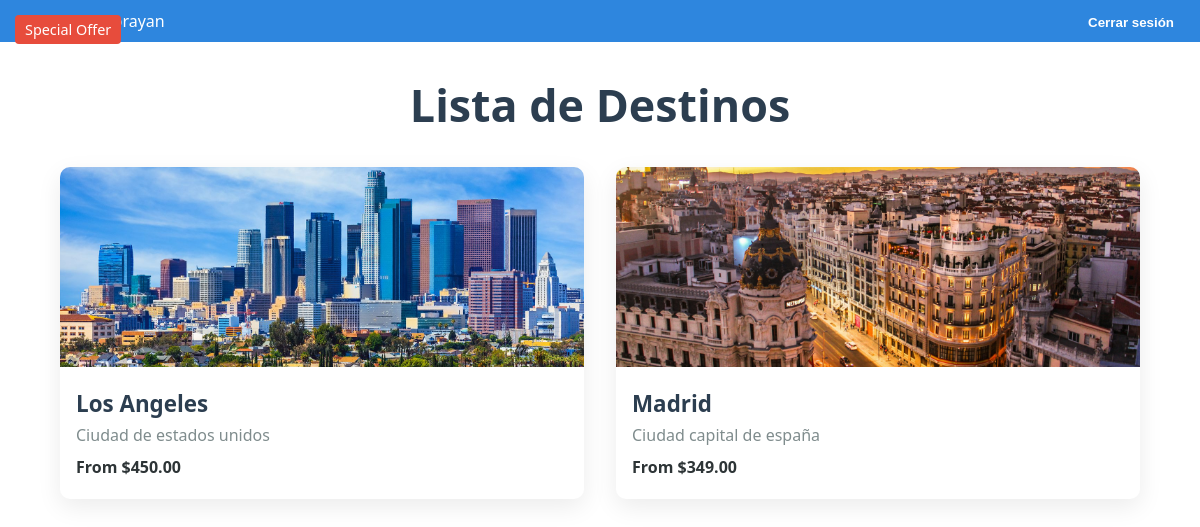
Before: /destinos/ (signed in) with the older database file.
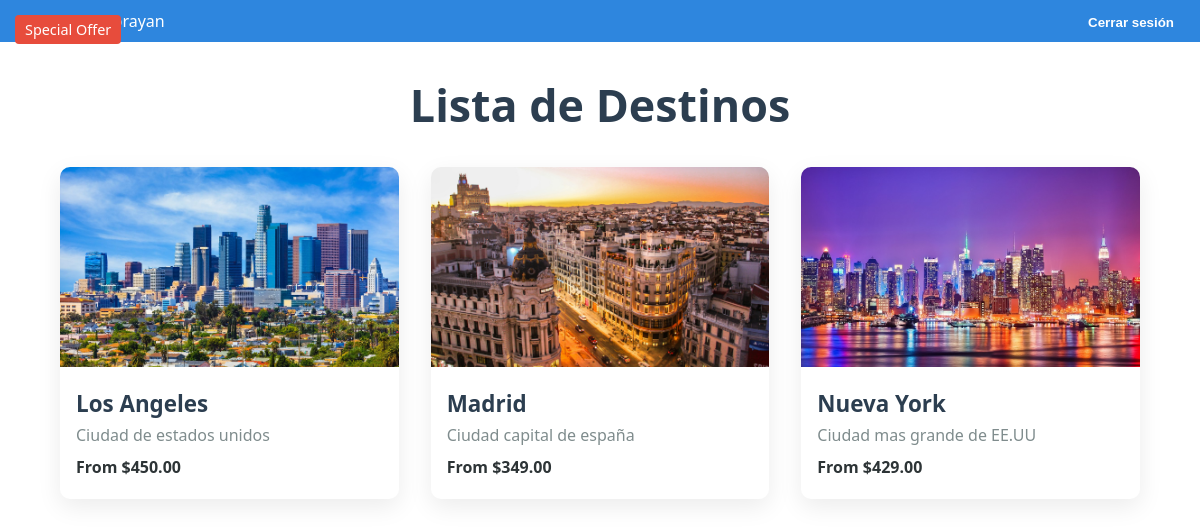
After: the same page with the newer database file.
### destinos/models.py (models this page shows, shortened)
class DestinoTuristico(models.Model):
    nombreCiudad = models.CharField(max_length=100)
    descripcionCiudad = models.TextField()
    imagenCiudad = models.ImageField(upload_to='imagenes_destinos/')
    precioTour = models.DecimalField(max_digits=10, decimal_places=2)
    ofertaTour = models.BooleanField(default=False)

### destinos/views.py (the view)
# urls.py: path('destinos/', views.lista_destinos, name='lista_destinos'),
@login_required
def lista_destinos(request):
    destinos = DestinoTuristico.objects.all()
    return render(request, 'destinos/lista_destinos.html', {'destinos': destinos})

### destinos/templates/destinos/lista_destinos.html (shortened to what this page needs)
{% load static %}
<!DOCTYPE html>
<html lang="es">
<head>
    <link rel="stylesheet" href="{% static 'css/estilos.css' %}">
</head>
<body>
{% if user.is_authenticated %}
    <div style="background: #2e86de; color: white; padding: 10px 20px; display: flex; justify-content: space-between; align-items: center;">
        <span>Bienvenido, {{ user.username }}</span>
        <form method="post" action="{% url 'logout' %}">
            <button type="submit" style="background: transparent; border: none; color: white; font-weight: bold; cursor: pointer;">Cerrar sesión</button>
        </form>
    </div>
{% endif %}
    <h1>Lista de Destinos</h1>
    <div class="container">
        <div class="grid">
            {% for destino in destinos %}
                <div class="card">
                    {% if destino.imagenCiudad %}
                        <img src="{{ destino.imagenCiudad.url }}" alt="{{ destino.nombreCiudad }}">
                    {% endif %}
                    <div class="card-body">
                        {% if destino.ofertaTour %}
                            <div class="oferta">Special Offer</div>
                        {% endif %}
                        <h3>{{ destino.nombreCiudad }}</h3>
                        <p>{{ destino.descripcionCiudad }}</p>
                        <p class="precio">From ${{ destino.precioTour }}</p>
                    </div>
                </div>
            {% endfor %}
        </div>
    </div>
</body>
</html>

### destinos/static/css/estilos.css (style rules this page uses)
body { font-family: 'Segoe UI', sans-serif; margin: 0; padding: 0; background: #fff; color: #333; }
h1 { text-align: center; font-size: 2.8rem; margin-top: 2rem; color: #2c3e50; }
.container { width: 90%; max-width: 1200px; margin: 2rem auto; }
.grid { display: grid; grid-template-columns: repeat(auto-fit, minmax(280px, 1fr)); gap: 2rem; }
.card { background: #fff; border: none; box-shadow: 0 8px 24px rgba(0, 0, 0, 0.08); border-radius: 10px; overflow: hidden; transition: transform 0.2s ease-in-out; }
.card img { width: 100%; height: 200px; object-fit: cover; }
.card-body { padding: 1rem; }
.card-body h3 { margin: 0; font-size: 1.4rem; color: #2c3e50; }
.card-body p { margin: 5px 0; color: #7f8c8d; }
.card-body .precio { font-weight: bold; color: #2d3436; margin-top: 10px; }
.card-body .oferta { position: absolute; background: #e74c3c; color: white; padding: 5px 10px; top: 15px; left: 15px; font-size: 0.9rem; border-radius: 4px; }

Changed rows visible on the page:
added DestinoTuristico: imagenCiudad (picture), nombreCiudad "Nueva York", descripcionCiudad "Ciudad mas grande de EE.UU", precioTour "429.00"
